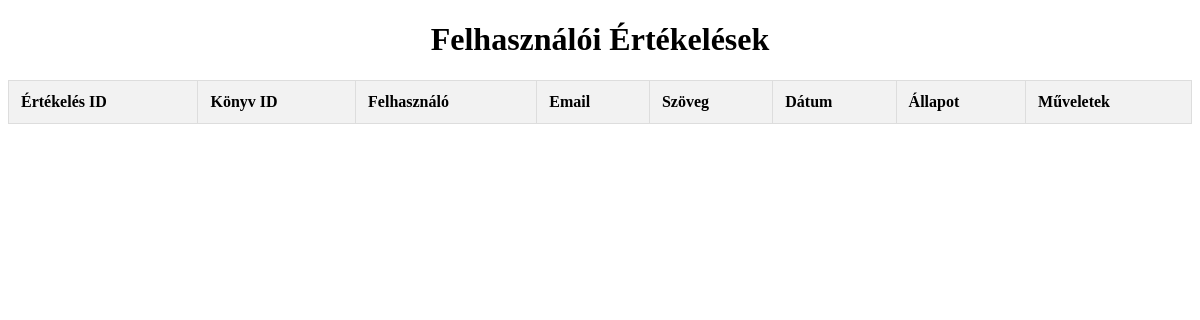
The page /admin/ertekelesek.php on the database as committed earlier.
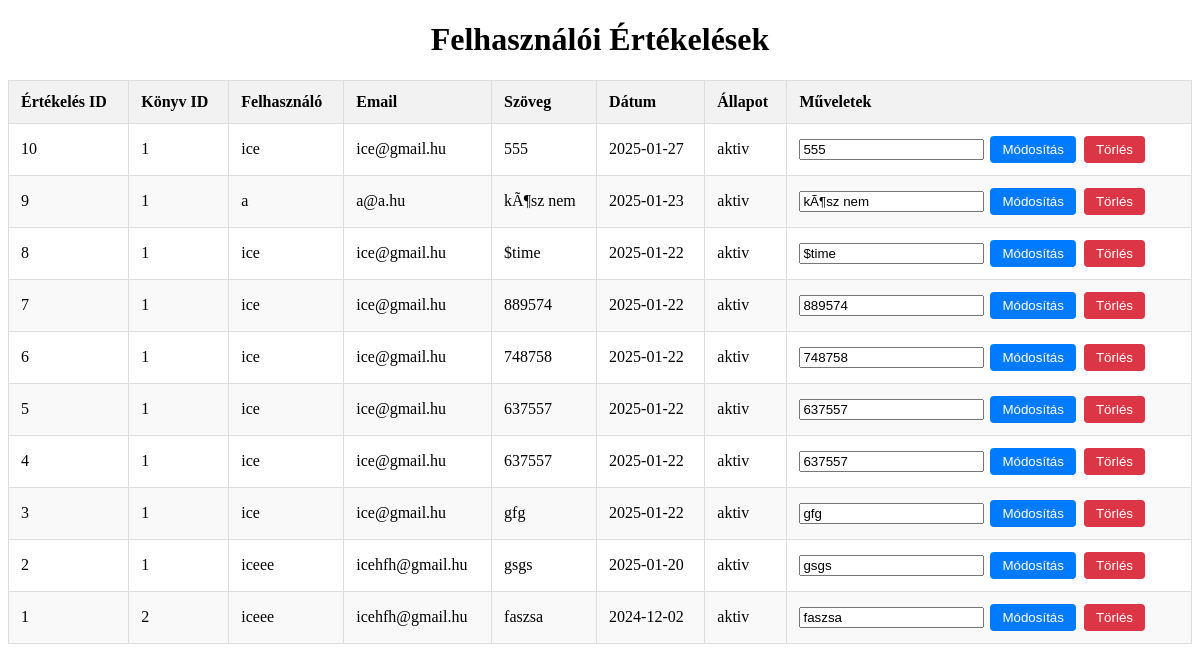
The same page on the database as committed later.
### tables this page shows
CREATE TABLE `ertekelesek` (
  `eid` int(11) NOT NULL,
  `uid` int(11) NOT NULL,
  `kid` int(11) NOT NULL,
  `eszoveg` varchar(255) NOT NULL,
  `edatum` date NOT NULL,
  `status` varchar(3) NOT NULL
);

CREATE TABLE `user` (
  `uid` int(255) NOT NULL,
  `username` varchar(100) NOT NULL,
  `uemail` varchar(255) NOT NULL,
  `upassword` varchar(64) NOT NULL,
  `uszuldatum` date NOT NULL,
  `uprofkepnev` varchar(50) NOT NULL,
  `uprofkepnev_eredetinev` varchar(250) NOT NULL,
  `udatum` datetime NOT NULL,
  `uip` varchar(48) NOT NULL,
  `usession` varchar(8) NOT NULL,
  `ustatusz` varchar(2) NOT NULL,
  `ukomment` text NOT NULL,
  `ufirstname` varchar(255) NOT NULL,
  `ulastname` varchar(255) NOT NULL
);

### admin/ertekelesek.php (the view, shortened to what this page needs)
<?php
include("../kapcsolat.php");
$query = "
    SELECT `eid`, `kid`, `eszoveg`,
     `edatum`, `status` , `username` , `uemail`
    FROM `ertekelesek`
    INNER JOIN user ON ertekelesek.uid = user.uid
    ORDER BY edatum DESC
";
$result = mysqli_query($adb, $query);
?>
<!DOCTYPE html>
<html lang="hu">
<head>
</head>
<body>
    <h1>Felhasználói Értékelések</h1>
    <table>
        <thead>
            <tr>
                <th>Értékelés ID</th>
                <th>Könyv ID</th>
                <th>Felhasználó</th>
                <th>Email</th>
                <th>Szöveg</th>
                <th>Dátum</th>
                <th>Állapot</th>
                <th>Műveletek</th>
            </tr>
        </thead>
        <tbody>
            <?php
            while ($row = mysqli_fetch_assoc($result)) {
                echo "<tr>";
                echo "<td>" . htmlspecialchars($row['eid']) . "</td>";
                echo "<td>" . htmlspecialchars($row['kid']) . "</td>";
                echo "<td>" . htmlspecialchars($row['username']) . "</td>";
                echo "<td>" . htmlspecialchars($row['uemail']) . "</td>";
                echo "<td>" . htmlspecialchars($row['eszoveg']) . "</td>";
                echo "<td>" . htmlspecialchars($row['edatum']) . "</td>";
                echo "<td>";
                if ($row['status'] == 'a') {
                    echo 'aktiv';
                }else{
                    echo 'törölt';
                }
                echo "</td>";
                echo "<td>";
                echo "<form method='POST' style='display:inline;'>
                        <input type='hidden' name='eid' value='" . htmlspecialchars($row['eid']) . "'>
                        <input type='text' name='eszoveg' value='" . htmlspecialchars($row['eszoveg']) . "' required>
                        <button type='submit' name='update'>Módosítás</button>
                      </form>";
                echo "<a href='./?p=ertekelesek&delete=" . htmlspecialchars($row['eid']) . "'>
                        <button class='delete-button'>Törlés</button>
                      </a>";
                echo "</td>";
                echo "</tr>";
            }
            ?>
        </tbody>
    </table>
</body>
</html>

Rows that differ between the two databases and show on the page:
added ertekelesek: eid "10", kid "1", uid.username "ice", uid.uemail "ice@gmail.hu", eszoveg "555", edatum "2025-01-27", status "aktiv"
added ertekelesek: eid "9", kid "1", uid.username "a", uid.uemail "a@a.hu", eszoveg "kÃ¶sz nem", edatum "2025-01-23", status "aktiv"
added ertekelesek: eid "8", kid "1", uid.username "ice", uid.uemail "ice@gmail.hu", eszoveg "$time", edatum "2025-01-22", status "aktiv"
added ertekelesek: eid "7", kid "1", uid.username "ice", uid.uemail "ice@gmail.hu", eszoveg "889574", edatum "2025-01-22", status "aktiv"
added ertekelesek: eid "6", kid "1", uid.username "ice", uid.uemail "ice@gmail.hu", eszoveg "748758", edatum "2025-01-22", status "aktiv"
added ertekelesek: eid "5", kid "1", uid.username "ice", uid.uemail "ice@gmail.hu", eszoveg "637557", edatum "2025-01-22", status "aktiv"
added ertekelesek: eid "4", kid "1", uid.username "ice", uid.uemail "ice@gmail.hu", eszoveg "637557", edatum "2025-01-22", status "aktiv"
added ertekelesek: eid "3", kid "1", uid.username "ice", uid.uemail "ice@gmail.hu", eszoveg "gfg", edatum "2025-01-22", status "aktiv"
added ertekelesek: eid "2", kid "1", uid.username "iceee", uid.uemail "icehfh@gmail.hu", eszoveg "gsgs", edatum "2025-01-20", status "aktiv"
added ertekelesek: eid "1", kid "2", uid.username "iceee", uid.uemail "icehfh@gmail.hu", eszoveg "faszsa", edatum "2024-12-02", status "aktiv"
